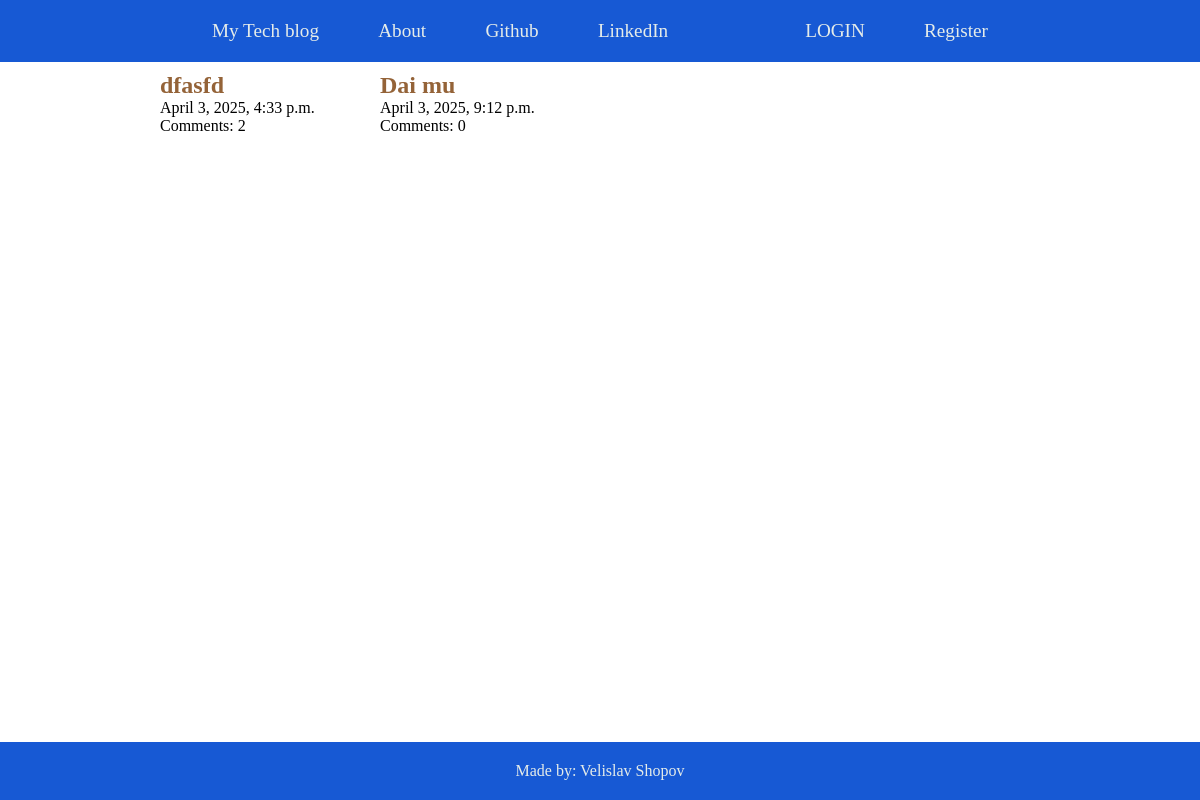
Before: / with the older database file.
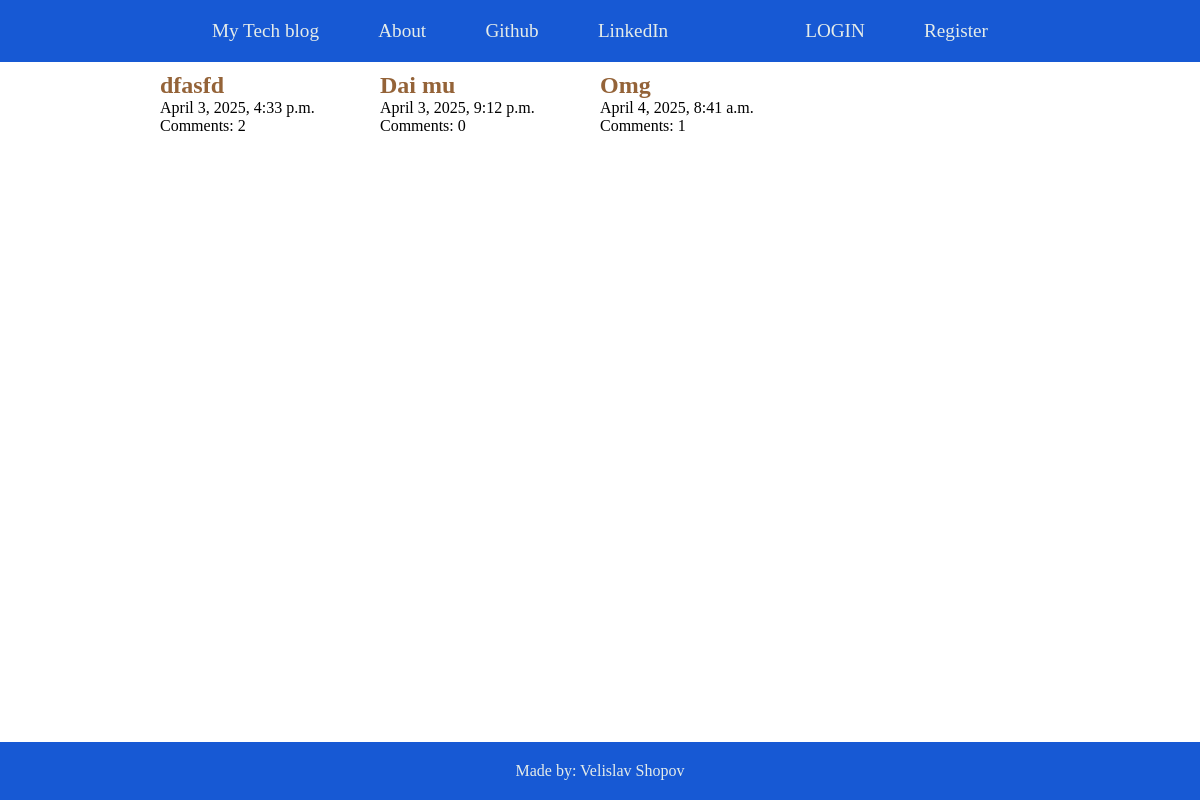
After: the same page with the newer database file.
### main_app/models.py (models this page shows)
class Post(models.Model):
    author = models.ForeignKey(User, on_delete=models.CASCADE)
    title = models.CharField(max_length=100)
    content = models.TextField()
    date_posted = models.DateTimeField(auto_now_add=True)
    is_published = models.BooleanField(default=False)

### main_app/views.py (the view)
# urls.py: path('', views.HomePageView.as_view(), name='index'),
class HomePageView(View):
    template_name = 'main_app/index.html'
    def get(self, request):
        context = dict()
        context['posts'] = Post.objects.filter(is_published=True)
        context['user'] = request.user
        return render(request,self.template_name, context)

### templates/main_app/index.html (shortened to what this page needs)
{% extends 'main_app/base.html' %}
{% load static %}
{% block extra_css %}
    <link rel="stylesheet" href="{% static 'css/index_styles.css' %}">
{% endblock %}
{% block main %}
    <section>
        {% for post in posts %}
            <div class="post_container">
                <h1><a href="{% url 'main_app:post_detail' pk=post.pk%}">{{ post.title }}</a></h1>
                <p>{{ post.date_posted }}</p>
                <p>Comments: {{ post.comments.count }}</p>
            </div>
        {% endfor %}
    </section>
{% endblock %}

Changed rows visible on the page:
added Post: title "Omg", date_posted "April 4, 2025, 8:41 a.m.", comments.count "1"
